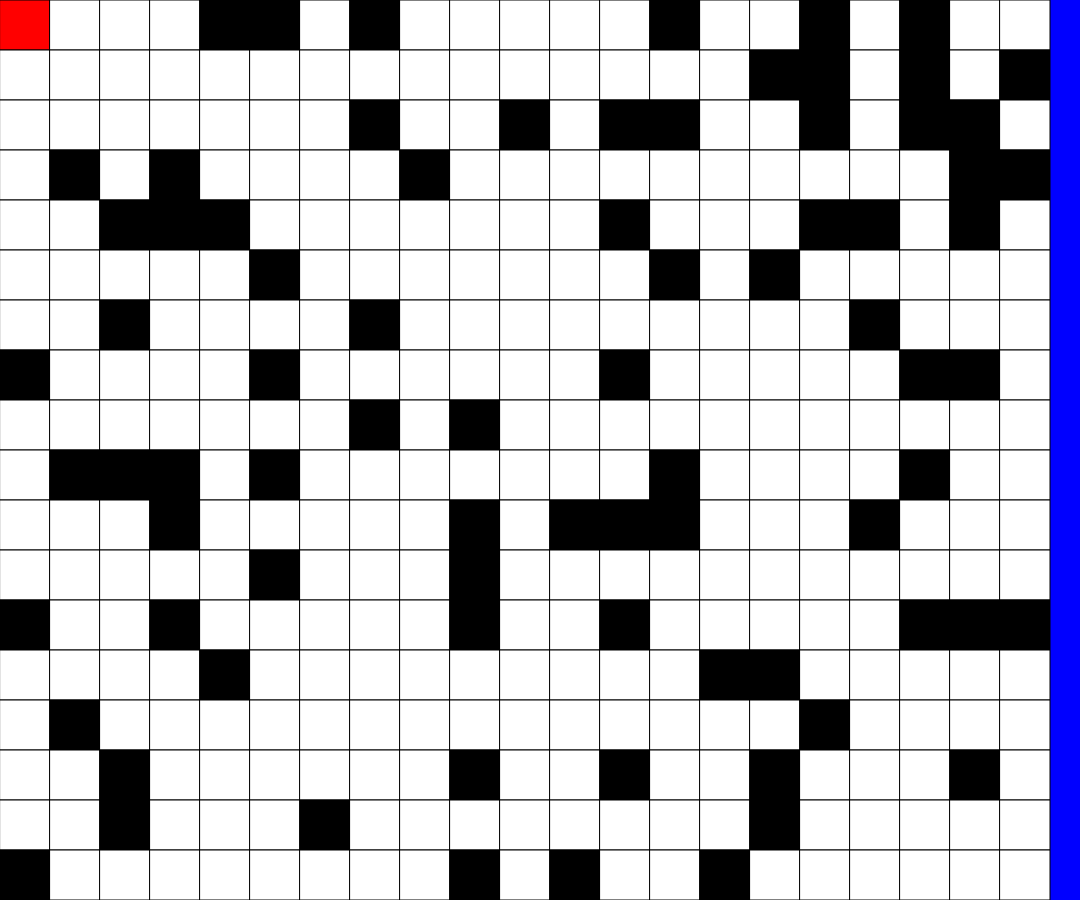
Frame 1 (no input)
Frame 60 (no input): identical to frame 1, image omitted
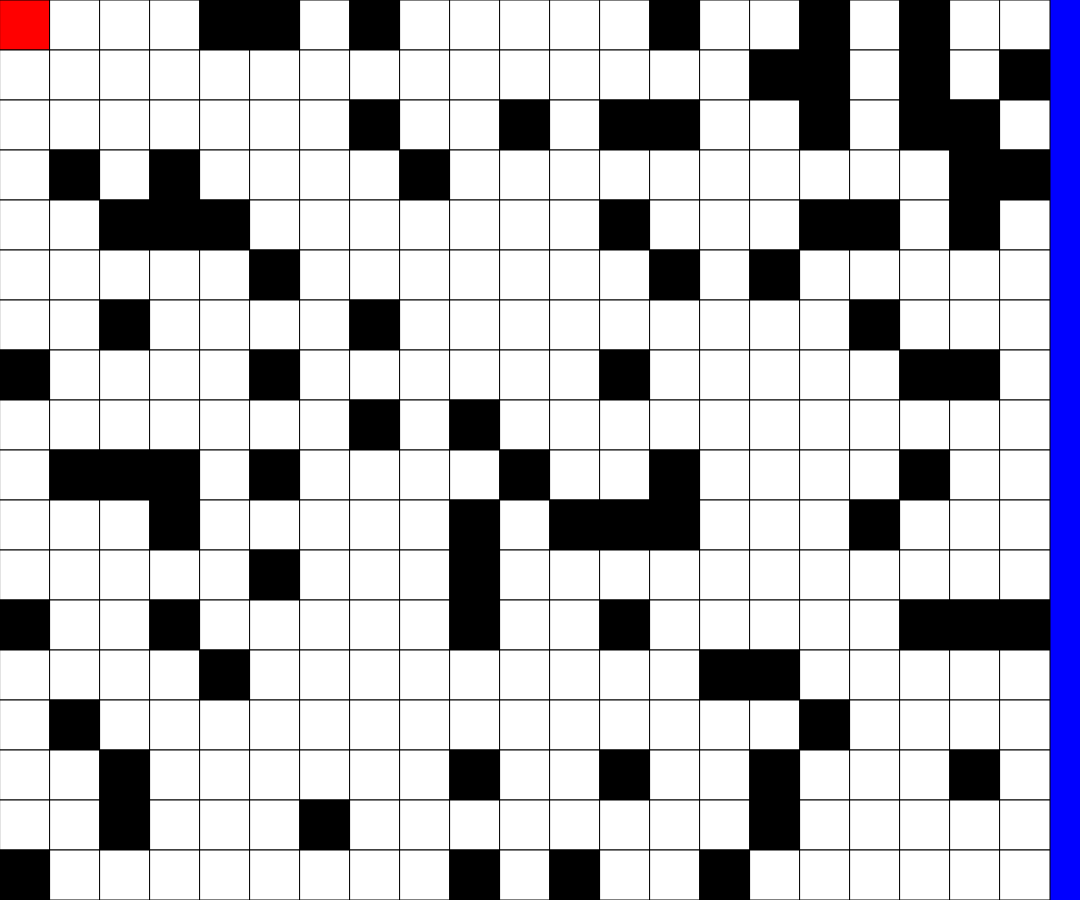
Frame 120 (the mouse pressed at the canvas centre since frame 60)

The p5.js sketch that drew these frames (run headless with seeded random() and noise() and a simulated clock; from frame 60 on, the mouse is pressed at the canvas centre):

// p5.js sketch
// ── sketch.js
// Rectangle Neighbors 2d Array Demo

const CELL_SIZE = 50;
const OPEN_TILE = 0;
const WALL_TILE = 1;
const PLAYER_TILE = 9;

let grid;
let rows;
let cols;
let player = {
  x: 0,
  y: 0,
}


function setup() {
  createCanvas(0.9*windowWidth, 0.9*windowHeight);
  cols = floor(height/CELL_SIZE);
  rows = floor(width/CELL_SIZE);
  grid = generateGrid(rows, cols);
  grid[player.x][player.y] = PLAYER_TILE;
}

function draw() {
  background("blue");
  renderGrid();
  console.log(player);
}

function mousePressed() {
  let x = floor(mouseY / CELL_SIZE);
  let y = floor(mouseX / CELL_SIZE);
  toggleCell(x, y);
}

function toggleCell(x, y) {
  if (grid[y][x] === OPEN_TILE) {
    grid[y][x] = WALL_TILE;
  } else if (grid[y][x] === WALL_TILE) {
    grid[y][x] = OPEN_TILE;
  }
}

function keyPressed() {
  if (key === "a") {
    movePlayer(-1, 0);
  } else if (key === "d") {
    movePlayer(1, 0);
  } else if (key === "w") {
    movePlayer(0, -1);
  } else if (key === "s") {
    movePlayer(0, 1);
  }
}


function generateGrid(rows, cols) {
  let newGrid = [];
  for (let i=0; i<rows; i++) {
    newGrid.push([]);
    for (let j=0; j<cols; j++) {
      let rand = random();
      if (rand < 0.2) {
        newGrid[i].push(WALL_TILE);
      } else {
        newGrid[i].push(OPEN_TILE);
      }
    }
  }
  return newGrid;
}

function emptyGrid(rows, cols) {
  let newGrid = [];
  for (let i=0; i<rows; i++) {
    newGrid.push([]);
    for (let j=0; j<cols; j++) {
      newGrid[i].push(OPEN_TILE);
    }
  }
  return newGrid;
}
function renderGrid() {
  for (let i=0; i<rows; i++) {
    for (let j=0; j<cols; j++) {
      if (grid[i][j] === OPEN_TILE) {
        fill("white");
      } else if (grid[i][j] === WALL_TILE) {
        fill("black");
      } else if (grid[i][j] === PLAYER_TILE) {
        fill("red");
      }
      square(i*CELL_SIZE, j*CELL_SIZE, CELL_SIZE);
    }
  }
}

function movePlayer(dx, dy) {
  grid[player.x][player.y] = OPEN_TILE;
  if (grid[player.x + dx][player.y + dy] === OPEN_TILE) {
    player.x+=dx;
    player.y+=dy;
  }
  grid[player.x][player.y] = PLAYER_TILE;
}
